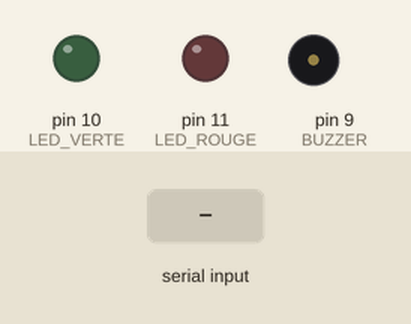
A sketch run on a simulated Arduino Uno, built with avr-gcc and run on an emulated ATmega328P. Parts: output pins drawn as LEDs (lit = HIGH), buzzer (waves = sounding). Inputs (shaded band) come from the test bench. What the sketch prints to the serial monitor is not drawn.

Above: at 1.6 s.
1.7 s: "G" received over Serial
At 1.8 s:
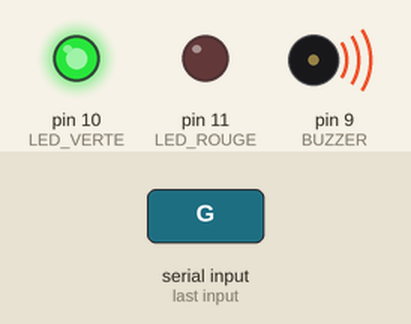
At 3.4 s:
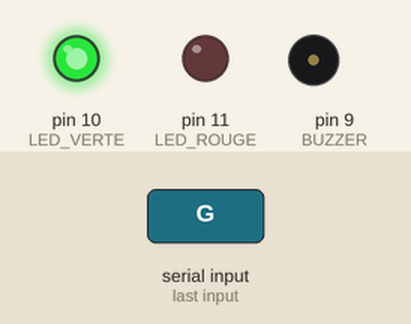
3.7 s: "R" received over Serial
At 6.6 s:
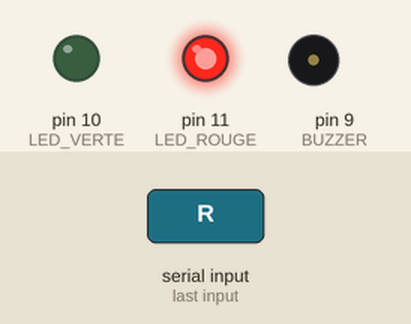
Timing chart, 0 to 9.7 s (numbered marks = the images above; inputs shaded):
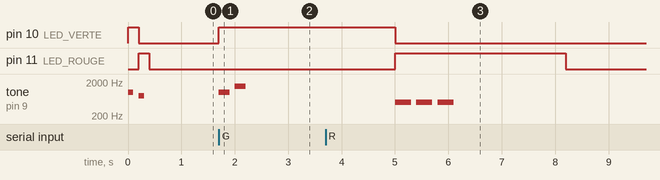

Measured:
- after the input at 1.7 s, pin 10 (LED_VERTE): LOW → HIGH at once; tone on pin 9 (BUZZER): silent → 1000 Hz at once, → silent 0.20 s later, → 1500 Hz 0.10 s later, → silent 0.20 s later
- after the input at 3.7 s, pin 11 (LED_ROUGE): LOW → HIGH after 1.3 s, → LOW 3.2 s later; tone on pin 9 (BUZZER): alternates 500 Hz for 0.30 s and silent for 0.10 s, 6 changes in all, then stays silent, starting after 1.3 s

The sketch:

access_control.ino
```cpp
/*
 * Code Arduino pour le contrôle d'accès
 * LED verte = Accès autorisé
 * LED rouge = Accès refusé
 * Buzzer = Signal sonore
 *
 * Connexions:
 * - LED verte: Pin 10 (avec résistance 220Ω)
 * - LED rouge: Pin 11 (avec résistance 220Ω)
 * - Buzzer: Pin 9
 *
 * Commandes série:
 * - 'G' = Accès autorisé (LED verte + bip court)
 * - 'R' = Accès refusé (LED rouge + bip long)
 * - 'O' = Tout éteindre
 */

const int LED_VERTE = 10;
const int LED_ROUGE = 11;
const int BUZZER = 9;

void setup() {
  // Initialiser les pins
  pinMode(LED_VERTE, OUTPUT);
  pinMode(LED_ROUGE, OUTPUT);
  pinMode(BUZZER, OUTPUT);

  // Tout éteindre au démarrage
  digitalWrite(LED_VERTE, LOW);
  digitalWrite(LED_ROUGE, LOW);
  digitalWrite(BUZZER, LOW);

  // Initialiser la communication série
  Serial.begin(9600);

  // Signal de démarrage
  testSequence();
}

void loop() {
  // Vérifier si une commande est reçue
  if (Serial.available() > 0) {
    char command = Serial.read();

    switch (command) {
      case 'G':  // Accès autorisé
        accessGranted();
        break;

      case 'R':  // Accès refusé
        accessDenied();
        break;

      case 'O':  // Tout éteindre
        allOff();
        break;
    }
  }
}

void accessGranted() {
  // Éteindre LED rouge
  digitalWrite(LED_ROUGE, LOW);

  // Allumer LED verte
  digitalWrite(LED_VERTE, HIGH);

  // Bip court (succès)
  tone(BUZZER, 1000, 200);  // 1000Hz pendant 200ms
  delay(300);
  tone(BUZZER, 1500, 200);  // 1500Hz pendant 200ms

  // Garder la LED verte allumée pendant 3 secondes
  delay(3000);

  // Éteindre
  digitalWrite(LED_VERTE, LOW);
}

void accessDenied() {
  // Éteindre LED verte
  digitalWrite(LED_VERTE, LOW);

  // Allumer LED rouge
  digitalWrite(LED_ROUGE, HIGH);

  // Bip long (erreur) - 3 bips
  for (int i = 0; i < 3; i++) {
    tone(BUZZER, 500, 300);  // 500Hz pendant 300ms
    delay(400);
  }

  // Garder la LED rouge allumée pendant 3 secondes
  delay(2000);

  // Éteindre
  digitalWrite(LED_ROUGE, LOW);
}

void allOff() {
  digitalWrite(LED_VERTE, LOW);
  digitalWrite(LED_ROUGE, LOW);
  noTone(BUZZER);
}

void testSequence() {
  // Test au démarrage
  digitalWrite(LED_VERTE, HIGH);
  tone(BUZZER, 1000, 100);
  delay(200);
  digitalWrite(LED_VERTE, LOW);

  digitalWrite(LED_ROUGE, HIGH);
  tone(BUZZER, 800, 100);
  delay(200);
  digitalWrite(LED_ROUGE, LOW);

  // Prêt
  Serial.println("Arduino Ready");
}
```
